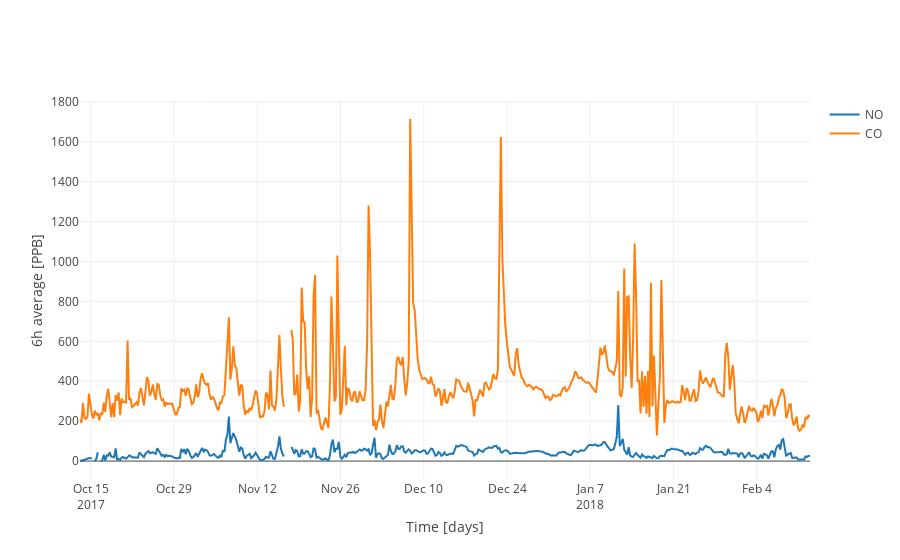

Notebook code for this chart:
### Markdown cell above
## Plotting with Plotly

### Code cell
# plotting with plotly
no = go.Scatter(x=NO_df.index, y=NO_df.nos, name='NO')
co = go.Scatter(x=CO_df.index, y=CO_df.co, name='CO')
data = [no, co]
layout = go.Layout(showlegend=True)
fig = go.Figure(data=data, layout=layout)
fig.layout.yaxis.update({'title': '6h average [PPB]'})
fig.layout.xaxis.update({'title': 'Time [days]'})
iplot(fig)

### Figure 1 — Plotly figure (JSON) as saved in the notebook; plotly's stock layout.template omitted (floating-point values rounded to 4 significant figures; data arrays with more than 128 entries replaced by an {"elided": "..."} marker saying what was removed)
{"data": [{"name": "NO", "type": "scatter", "uid": "0bfb3354-cd73-11e8-8841-ac7ba1963575", "x": {"elided": "492 str values"}, "y": {"elided": "492 float values"}}, {"name": "CO", "type": "scatter", "uid": "0bfb3674-cd73-11e8-8841-ac7ba1963575", "x": {"elided": "492 str values"}, "y": {"elided": "492 float values"}}], "layout": {"showlegend": true, "xaxis": {"title": "Time [days]"}, "yaxis": {"title": "6h average [PPB]"}}}
